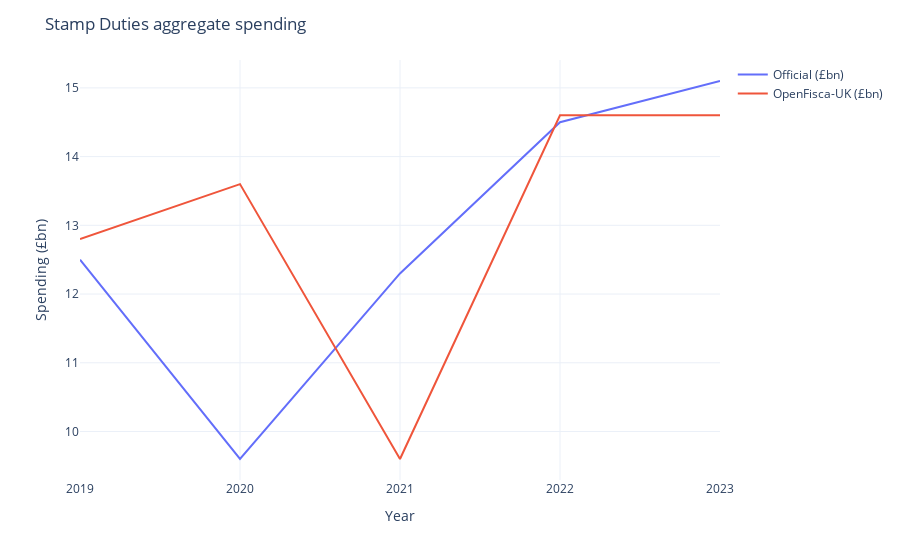

Notebook code cell kept with this figure:
### Markdown cell above
### Stamp Duties

The Family Resources Survey does not contain data on property transfers liable for Stamp Duties, so it must be imputed from elsewhere. To do this, we use the Wealth and Assets Survey to build a predictive model of different wealth variables (value of main residence, value of other residential property, value of non-residential property) from demographic and financial variables shared with the Family Resources Survey (see our more detailed documentation on [imputation across surveys](https://policyengine.github.io/openfisca-uk-data/imputation.html)).

Stamp Duties are devolved: in England and Northern Ireland, Stamp Duty Land Tax is levied on the purchase of property, whereas in Scotland and Wales different taxes are applied (the Land and Buildings Transaction Tax and the Land Transaction Tax, respectively). The rules are broadly similar, though thresholds and reliefs differ.

We validate against the OBR's projections of combined property transaction taxes for the UK (including devolved taxes), as these include forecasts.[^2] At the time of writing, the forecasts on the [Property transaction taxes](https://obr.uk/forecasts-in-depth/tax-by-tax-spend-by-spend/property-transaction-taxes/) summary page *latest forecast* have not been updated to factor in the coronavirus-related stamp duty holiday, which is accounted for in more up-to-date forecasts.

OpenFisca-UK differs more from official estimates in property transaction taxes than other tax-benefit instruments due to several factors:
* Property transaction values and frequency are significantly less stable (and more responsive to tax policy changes) than income or other wealth variables
* The pandemic-related stamp duty holidays were introduced mid-year, whereas the model simulates policy at the start of the year
* Property transaction data is imputed from the Wealth and Assets Survey, rather than in the Family Resources Survey

[^2]: https://obr.uk/efo/economic-and-fiscal-outlook-march-2021/ (Table 3.11)

### Code cell
SD_COMPONENTS = [
    "expected_sdlt",
    "expected_ltt",
    "expected_lbtt",
]

df = pd.DataFrame(
    {
        "Year": list(range(2019, 2024)),
        "Official (£bn)": [12.5, 9.6, 12.3, 14.5, 15.1],
        "OpenFisca-UK (£bn)": [
            round(sim.df(SD_COMPONENTS, year).sum().sum() / 1e9, 1)
            for year in range(2019, 2024)
        ],
    }
).set_index("Year")
df["Rel. Error (%)"] = round(
    (df["OpenFisca-UK (£bn)"] / df["Official (£bn)"] - 1) * 100, 1
)
df["Abs. Error (£bn)"] = df["OpenFisca-UK (£bn)"] - df["Official (£bn)"]
px.line(
    df, x=df.index, y=["Official (£bn)", "OpenFisca-UK (£bn)"]
).update_layout(
    template="plotly_white",
    title="Stamp Duties aggregate spending",
    xaxis_tickvals=list(range(2019, 2024)),
    xaxis_title="Year",
    yaxis_title="Spending (£bn)",
    legend_title="",
)

### Figure 1 — Plotly figure (JSON) as saved in the notebook; plotly's stock layout.template omitted (floating-point values rounded to 4 significant figures)
{"data": [{"hovertemplate": "variable=Official (£bn)<br>Year=%{x}<br>value=%{y}<extra></extra>", "legendgroup": "Official (£bn)", "line": {"color": "#636efa", "dash": "solid"}, "marker": {"symbol": "circle"}, "mode": "lines", "name": "Official (£bn)", "orientation": "v", "showlegend": true, "type": "scatter", "x": [2019, 2020, 2021, 2022, 2023], "xaxis": "x", "y": [12.5, 9.6, 12.3, 14.5, 15.1], "yaxis": "y"}, {"hovertemplate": "variable=OpenFisca-UK (£bn)<br>Year=%{x}<br>value=%{y}<extra></extra>", "legendgroup": "OpenFisca-UK (£bn)", "line": {"color": "#EF553B", "dash": "solid"}, "marker": {"symbol": "circle"}, "mode": "lines", "name": "OpenFisca-UK (£bn)", "orientation": "v", "showlegend": true, "type": "scatter", "x": [2019, 2020, 2021, 2022, 2023], "xaxis": "x", "y": [12.8, 13.6, 9.6, 14.6, 14.6], "yaxis": "y"}], "layout": {"autosize": true, "legend": {"title": {"text": ""}, "tracegroupgap": 0}, "margin": {"t": 60}, "title": {"text": "Stamp Duties aggregate spending"}, "xaxis": {"anchor": "y", "autorange": true, "domain": [0, 1], "range": [2019, 2023], "tickvals": [2019, 2020, 2021, 2022, 2023], "title": {"text": "Year"}, "type": "linear"}, "yaxis": {"anchor": "x", "autorange": true, "domain": [0, 1], "range": [9.294, 15.41], "title": {"text": "Spending (£bn)"}, "type": "linear"}}}
